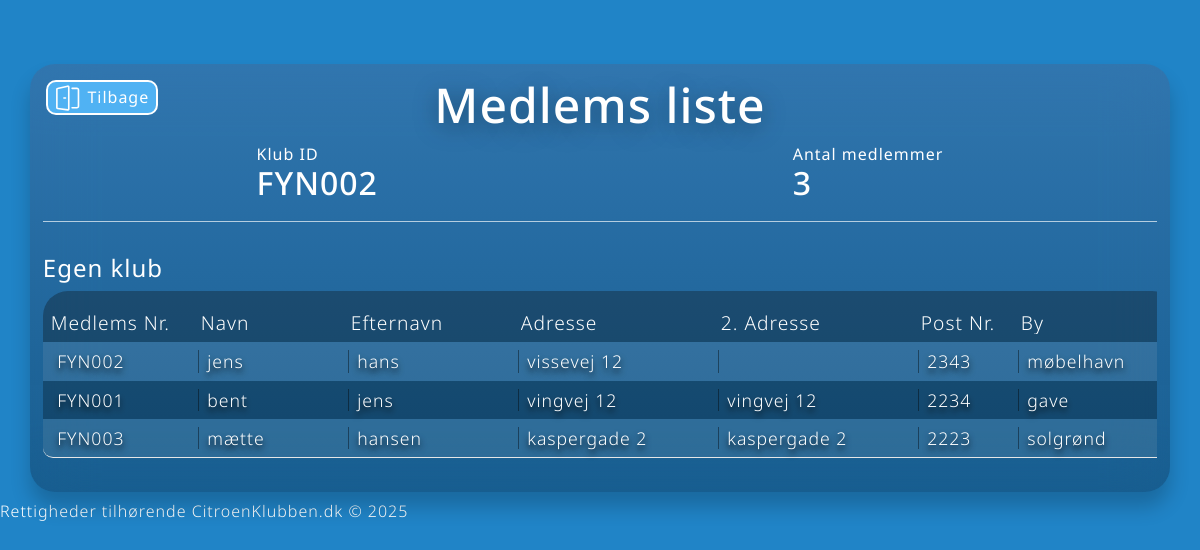
/ownKlubList.php (signed in), run on the app's committed database.
### tables this page shows
CREATE TABLE "ClubRelation" (
	"MemberID"	INTEGER,
	"ClubID"	INTEGER,
	FOREIGN KEY("ClubID") REFERENCES "Club"("ClubID") ON DELETE CASCADE,
	FOREIGN KEY("MemberID") REFERENCES "Member"("MemberID") ON DELETE CASCADE
);

CREATE TABLE "Member" (
	"MemberID"	INTEGER UNIQUE,
	"LocalMemberID"	TEXT UNIQUE,
	"FirstName"	TEXT,
	"LastName"	TEXT,
	"Address1"	TEXT,
	"Address2"	TEXT,
	"PostalCode"	INTEGER,
	"City"	TEXT,
	"Phone"	NUMERIC,
	"Email"	TEXT,
	"JoinDate"	DATE DEFAULT CURRENT_TIMESTAMP,
	"DirectDebitAgreement"	BOOLEAN,
	"MembershipPaidUntil"	DATE,
	"YouthMembership"	BOOLEAN,
	"YouthMembershipYear"	BOOLEAN,
	"Apua"	BOOLEAN,
	"RegionAdmin"	BOOLEAN,
	"Admin"	BOOLEAN,
	"AllowRegion"	BOOLEAN,
	"AllowAll"	BOOLEAN,
	"PassWord"	TEXT,
	"PassWordChanged"	BOOLEAN DEFAULT 'false',
	PRIMARY KEY("MemberID" AUTOINCREMENT) ON CONFLICT ROLLBACK
);

### models/ClubRelation.php (called while the page is built, shortened)
<?php
class ClubRelation
{
    private $db;
    public function __construct($db)
    {
        $this->db = $db;
    }
    public function getClubRelationsByMemberID($memberID)
    {
        $sql = "SELECT * FROM ClubRelation WHERE MemberID = :memberID";
        $stmt = $this->db->prepare($sql);
        $stmt->execute([':memberID' => $memberID]);
        return $stmt->fetchAll(PDO::FETCH_ASSOC);
    }
}

### models/Club.php (called while the page is built, shortened)
<?php
class Club
{
    private $db;
    public function __construct($db)
    {
        $this->db = $db;
    }
    public function getAllMembersByClubId($clubID)
    {
        $sql = "SELECT *
                FROM Member
                JOIN ClubRelation ON Member.MemberID = ClubRelation.MemberID
                WHERE ClubRelation.ClubID = :clubID";
        $stmt = $this->db->prepare($sql);
        $stmt->execute([':clubID' => $clubID]);
        return $stmt->fetchAll(PDO::FETCH_ASSOC);
    }
}

### public/ownKlubList.php (the view, shortened to what this page needs)
<?php
include("header.php");
require("../config.php");
require '../models/Club.php';
require '../models/ClubRelation.php';
$club = new CLub($db);
$clubRelation = new ClubRelation($db);
$userClub = $clubRelation->getClubRelationsByMemberID($_SESSION["MemberID"]);
$userClubID = $userClub[0]["ClubID"];
$AllMembers = $club->getAllMembersByClubId($userClubID);
$tableHeaders = [
  "Medlems Nr.",
  "Navn",
  "Efternavn",
  "Adresse",
  "2. Adresse",
  "Post Nr.",
  "By",
];
?>
<div class="container container-xl box-bg-gradient">
  <a class="btn-small" href="mainMenu.php"><svg class="svg-door"></svg>Tilbage</a>
  <h1>Medlems liste</h1>
  <div class="infobar-container">
    <div>
      <h6>Klub ID</h6>
      <h3><?= $_SESSION["localID"] ?></h3>
    </div>
    <div>
      <h6>Antal medlemmer</h6>
      <h3><?= count($AllMembers) ?></h3>
    </div>
  </div>
  <main class="box-content-padding box-center flex">
    <div class="container-table-overflow">
      <h4>Egen klub</h4>
      <div class="table-head">
        <?php foreach ($tableHeaders as $heading) { ?>
          <p><?= $heading ?></p>
        <?php } ?>
      </div>
      <div>
        <?php foreach ($AllMembers as $item) { ?>
          <div class="table-row">
            <p><?= $item["LocalMemberID"] ?></p>
            <p><?= $item["FirstName"] ?></p>
            <p><?= $item["LastName"] ?></p>
            <p><?= $item["Address1"] ?></p>
            <p><?= $item["Address2"] ?></p>
            <p><?= $item["PostalCode"] ?></p>
            <p><?= $item["City"] ?></p>
          </div>
        <?php } ?>
      </div>
    </div>
  </main>
</div>
<?php
include("footer.php");
?>

### data on the page
clubrelation: MemberID.LocalMemberID "FYN002", MemberID.FirstName "jens", MemberID.LastName "hans", MemberID.Address1 "vissevej 12", MemberID.PostalCode "2343", MemberID.City "møbelhavn"
clubrelation: MemberID.LocalMemberID "FYN001", MemberID.FirstName "bent", MemberID.LastName "jens", MemberID.Address1 "vingvej 12", MemberID.Address2 "vingvej 12", MemberID.PostalCode "2234", MemberID.City "gave"
clubrelation: MemberID.LocalMemberID "FYN003", MemberID.FirstName "mætte", MemberID.LastName "hansen", MemberID.Address1 "kaspergade 2", MemberID.Address2 "kaspergade 2", MemberID.PostalCode "2223", MemberID.City "solgrønd"

### other printed values
$_SESSION["localID"] "FYN002"
count($AllMembers) "3"
$heading "Medlems Nr."
$heading "Navn"
$heading "Efternavn"
$heading "Adresse"
$heading "2. Adresse"
$heading "Post Nr."
$heading "By"
